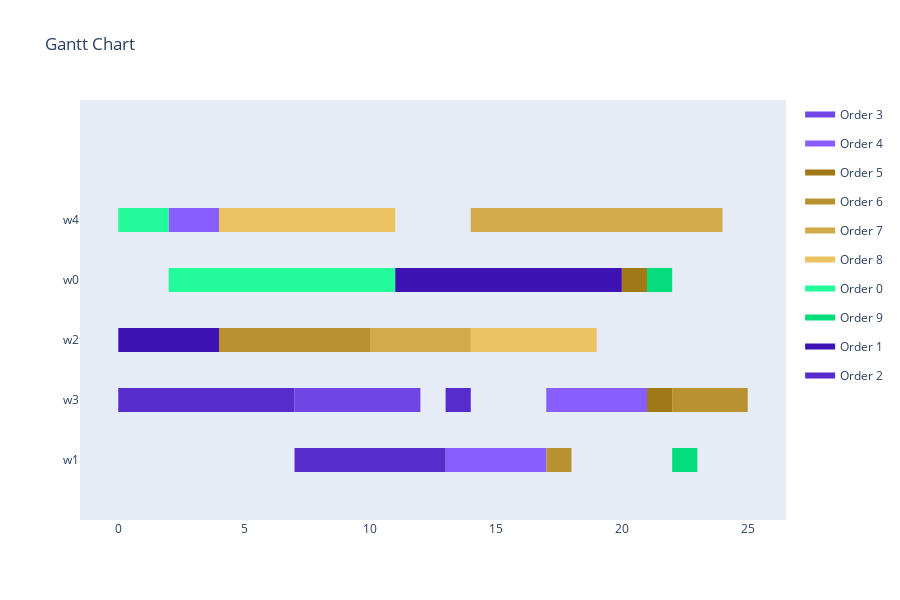

Notebook code cell kept with this figure:
### Code cell
visualize_schedule_demo(schedule[0], env, orders)
print(f'Fitness Values:\nMakespan: {schedule[1][0]}\nTardiness: {schedule[1][1]}\nDeviation: {schedule[1][2]}\nIdle Time: {schedule[1][3]}\nProfit: {schedule[1][4]}')

### Figure 1 — Plotly figure (JSON) as saved in the notebook; plotly's stock layout.template omitted (floating-point values rounded to 4 significant figures)
{"data": [{"fill": "toself", "fillcolor": "rgb(111, 70, 229)", "hoverinfo": "name", "legendgroup": "rgb(111, 70, 229)", "mode": "none", "name": "Order 3", "type": "scatter", "x": [7, 11, 11, 7, 7, 11, 12, 12, 11], "y": [0.8, 0.8, 1.2, 1.2, null, 0.8, 0.8, 1.2, 1.2]}, {"fill": "toself", "fillcolor": "rgb(136, 95, 254)", "hoverinfo": "name", "legendgroup": "rgb(136, 95, 254)", "mode": "none", "name": "Order 4", "type": "scatter", "x": [2, 4, 4, 2, 2, 17, 21, 21, 17, 17, 13, 17, 17, 13], "y": [3.8, 3.8, 4.2, 4.2, null, 0.8, 0.8, 1.2, 1.2, null, -0.2, -0.2, 0.2, 0.2]}, {"fill": "toself", "fillcolor": "rgb(161, 120, 23)", "hoverinfo": "name", "legendgroup": "rgb(161, 120, 23)", "mode": "none", "name": "Order 5", "type": "scatter", "x": [20, 21, 21, 20, 20, 21, 22, 22, 21], "y": [2.8, 2.8, 3.2, 3.2, null, 0.8, 0.8, 1.2, 1.2]}, {"fill": "toself", "fillcolor": "rgb(186, 145, 48)", "hoverinfo": "name", "legendgroup": "rgb(186, 145, 48)", "mode": "none", "name": "Order 6", "type": "scatter", "x": [4, 10, 10, 4, 4, 22, 24, 24, 22, 22, 24, 25, 25, 24, 24, 17, 18, 18, 17], "y": [1.8, 1.8, 2.2, 2.2, null, 0.8, 0.8, 1.2, 1.2, null, 0.8, 0.8, 1.2, 1.2, null, -0.2, -0.2, 0.2, 0.2]}, {"fill": "toself", "fillcolor": "rgb(211, 170, 73)", "hoverinfo": "name", "legendgroup": "rgb(211, 170, 73)", "mode": "none", "name": "Order 7", "type": "scatter", "x": [14, 19, 19, 14, 14, 19, 24, 24, 19, 19, 10, 14, 14, 10], "y": [3.8, 3.8, 4.2, 4.2, null, 3.8, 3.8, 4.2, 4.2, null, 1.8, 1.8, 2.2, 2.2]}, {"fill": "toself", "fillcolor": "rgb(236, 195, 98)", "hoverinfo": "name", "legendgroup": "rgb(236, 195, 98)", "mode": "none", "name": "Order 8", "type": "scatter", "x": [4, 6, 6, 4, 4, 6, 11, 11, 6, 6, 14, 19, 19, 14], "y": [3.8, 3.8, 4.2, 4.2, null, 3.8, 3.8, 4.2, 4.2, null, 1.8, 1.8, 2.2, 2.2]}, {"fill": "toself", "fillcolor": "rgb(36, 251, 154)", "hoverinfo": "name", "legendgroup": "rgb(36, 251, 154)", "mode": "none", "name": "Order 0", "type": "scatter", "x": [0, 2, 2, 0, 0, 2, 7, 7, 2, 2, 7, 11, 11, 7], "y": [3.8, 3.8, 4.2, 4.2, null, 2.8, 2.8, 3.2, 3.2, null, 2.8, 2.8, 3.2, 3.2]}, {"fill": "toself", "fillcolor": "rgb(5, 220, 123)", "hoverinfo": "name", "legendgroup": "rgb(5, 220, 123)", "mode": "none", "name": "Order 9", "type": "scatter", "x": [21, 22, 22, 21, 21, 22, 23, 23, 22], "y": [2.8, 2.8, 3.2, 3.2, null, -0.2, -0.2, 0.2, 0.2]}, {"fill": "toself", "fillcolor": "rgb(61, 20, 179)", "hoverinfo": "name", "legendgroup": "rgb(61, 20, 179)", "mode": "none", "name": "Order 1", "type": "scatter", "x": [11, 16, 16, 11, 11, 16, 20, 20, 16, 16, 0, 4, 4, 0], "y": [2.8, 2.8, 3.2, 3.2, null, 2.8, 2.8, 3.2, 3.2, null, 1.8, 1.8, 2.2, 2.2]}, {"fill": "toself", "fillcolor": "rgb(86, 45, 204)", "hoverinfo": "name", "legendgroup": "rgb(86, 45, 204)", "mode": "none", "name": "Order 2", "type": "scatter", "x": [0, 7, 7, 0, 0, 13, 14, 14, 13, 13, 7, 8, 8, 7, 7, 8, 13, 13, 8], "y": [0.8, 0.8, 1.2, 1.2, null, 0.8, 0.8, 1.2, 1.2, null, -0.2, -0.2, 0.2, 0.2, null, -0.2, -0.2, 0.2, 0.2]}, {"legendgroup": "rgb(111, 70, 229)", "marker": {"color": "rgb(111, 70, 229)", "opacity": 0, "size": 1}, "mode": "markers", "name": "", "showlegend": false, "text": [null, null, null, null], "type": "scatter", "x": [7, 11, 11, 12], "y": [1, 1, 1, 1]}, {"legendgroup": "rgb(136, 95, 254)", "marker": {"color": "rgb(136, 95, 254)", "opacity": 0, "size": 1}, "mode": "markers", "name": "", "showlegend": false, "text": [null, null, null, null, null, null], "type": "scatter", "x": [2, 4, 17, 21, 13, 17], "y": [4, 4, 1, 1, 0, 0]}, {"legendgroup": "rgb(161, 120, 23)", "marker": {"color": "rgb(161, 120, 23)", "opacity": 0, "size": 1}, "mode": "markers", "name": "", "showlegend": false, "text": [null, null, null, null], "type": "scatter", "x": [20, 21, 21, 22], "y": [3, 3, 1, 1]}, {"legendgroup": "rgb(186, 145, 48)", "marker": {"color": "rgb(186, 145, 48)", "opacity": 0, "size": 1}, "mode": "markers", "name": "", "showlegend": false, "text": [null, null, null, null, null, null, null, null], "type": "scatter", "x": [4, 10, 22, 24, 24, 25, 17, 18], "y": [2, 2, 1, 1, 1, 1, 0, 0]}, {"legendgroup": "rgb(211, 170, 73)", "marker": {"color": "rgb(211, 170, 73)", "opacity": 0, "size": 1}, "mode": "markers", "name": "", "showlegend": false, "text": [null, null, null, null, null, null], "type": "scatter", "x": [14, 19, 19, 24, 10, 14], "y": [4, 4, 4, 4, 2, 2]}, {"legendgroup": "rgb(236, 195, 98)", "marker": {"color": "rgb(236, 195, 98)", "opacity": 0, "size": 1}, "mode": "markers", "name": "", "showlegend": false, "text": [null, null, null, null, null, null], "type": "scatter", "x": [4, 6, 6, 11, 14, 19], "y": [4, 4, 4, 4, 2, 2]}, {"legendgroup": "rgb(36, 251, 154)", "marker": {"color": "rgb(36, 251, 154)", "opacity": 0, "size": 1}, "mode": "markers", "name": "", "showlegend": false, "text": [null, null, null, null, null, null], "type": "scatter", "x": [0, 2, 2, 7, 7, 11], "y": [4, 4, 3, 3, 3, 3]}, {"legendgroup": "rgb(5, 220, 123)", "marker": {"color": "rgb(5, 220, 123)", "opacity": 0, "size": 1}, "mode": "markers", "name": "", "showlegend": false, "text": [null, null, null, null], "type": "scatter", "x": [21, 22, 22, 23], "y": [3, 3, 0, 0]}, {"legendgroup": "rgb(61, 20, 179)", "marker": {"color": "rgb(61, 20, 179)", "opacity": 0, "size": 1}, "mode": "markers", "name": "", "showlegend": false, "text": [null, null, null, null, null, null], "type": "scatter", "x": [11, 16, 16, 20, 0, 4], "y": [3, 3, 3, 3, 2, 2]}, {"legendgroup": "rgb(86, 45, 204)", "marker": {"color": "rgb(86, 45, 204)", "opacity": 0, "size": 1}, "mode": "markers", "name": "", "showlegend": false, "text": [null, null, null, null, null, null, null, null], "type": "scatter", "x": [0, 7, 13, 14, 7, 8, 8, 13], "y": [1, 1, 1, 1, 0, 0, 0, 0]}], "layout": {"height": 600, "hovermode": "closest", "showlegend": true, "title": {"text": "Gantt Chart"}, "xaxis": {"rangeselector": {"buttons": [{"count": 7, "label": "1w", "step": "day", "stepmode": "backward"}, {"count": 1, "label": "1m", "step": "month", "stepmode": "backward"}, {"count": 6, "label": "6m", "step": "month", "stepmode": "backward"}, {"count": 1, "label": "YTD", "step": "year", "stepmode": "todate"}, {"count": 1, "label": "1y", "step": "year", "stepmode": "backward"}, {"step": "all"}]}, "showgrid": false, "type": "linear", "zeroline": false}, "yaxis": {"autorange": false, "range": [-1, 6], "showgrid": false, "ticktext": ["w1", "w3", "w2", "w0", "w4"], "tickvals": [0, 1, 2, 3, 4], "zeroline": false}}}
